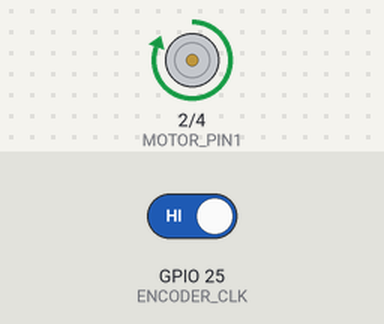
The program below on a simulated ESP32. Parts: motor-driver pin pairs drawn as motors (green arrow = first pin HIGH = forward, orange = second pin HIGH = backward, longer = more drive). Inputs (shaded band) come from the test bench; at power-on: GPIO 25 (ENCODER_CLK) HIGH. What the program prints to the serial monitor is not drawn.

Above: at 0.5 s.
At 6.6 s:
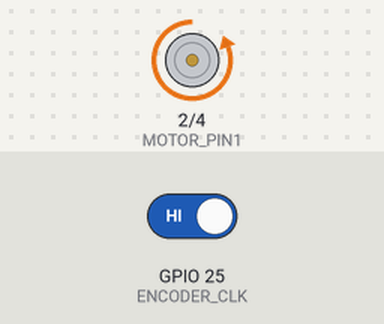
At 9.7 s:
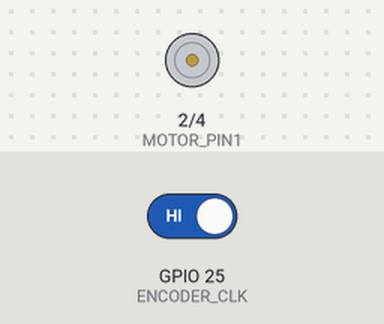
Timing chart, 0 to 15.9 s (numbered marks = the images above):
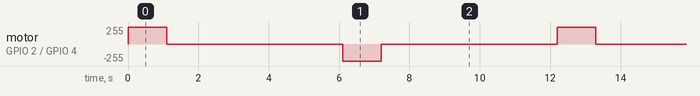

Measured:
- by itself, motor on GPIO 2 (MOTOR_PIN1) / GPIO 4 (MOTOR_PIN2): repeats every 12.2 s: stopped 5.0 s, backward 255/255 1.1 s, stopped 5.0 s, forward 255/255 1.1 s

The program:

main.cpp
```cpp
#include <Arduino.h>

#define MOTOR_PIN1 2  // GPIO pin to control motor input 1
#define MOTOR_PIN2 4  // GPIO pin to control motor input 2
#define ENCODER_CLK 25  // GPIO pin connected to encoder A (CLK)
#define ENCODER_DT  26  // GPIO pin connected to encoder B (DT)

volatile int encoderCount = 0;  // Counter for encoder clicks
int lastCLKState;

void startMotor(bool forward) {
  if (forward) {
    digitalWrite(MOTOR_PIN1, HIGH);
    digitalWrite(MOTOR_PIN2, LOW);
  } else {
    digitalWrite(MOTOR_PIN1, LOW);
    digitalWrite(MOTOR_PIN2, HIGH);
  }
}

void stopMotor() {
  digitalWrite(MOTOR_PIN1, LOW);
  digitalWrite(MOTOR_PIN2, LOW);
}


void setup() {
  // Initialize serial communication for debugging
  Serial.begin(115200);

  // Initialize motor control pins
  pinMode(MOTOR_PIN1, OUTPUT);
  pinMode(MOTOR_PIN2, OUTPUT);

  // Initialize encoder pins
  pinMode(ENCODER_CLK, INPUT);
  pinMode(ENCODER_DT, INPUT);

  // Read the initial state of the encoder
  lastCLKState = digitalRead(ENCODER_CLK);

  // Start the motor
  startMotor(true);
}

void loop() {
  long time = millis();
  while (millis() - time < 1100)
  {
    startMotor(true);
    Serial.println("Running...");
  }
  stopMotor();
  Serial.println("Stop");
  delay(5000);

  time = millis();
  while (millis() - time < 1100){
    startMotor(false);
    Serial.println("Running...");
  }
  stopMotor();
  Serial.println("Stop");
  delay(5000);
}
```
